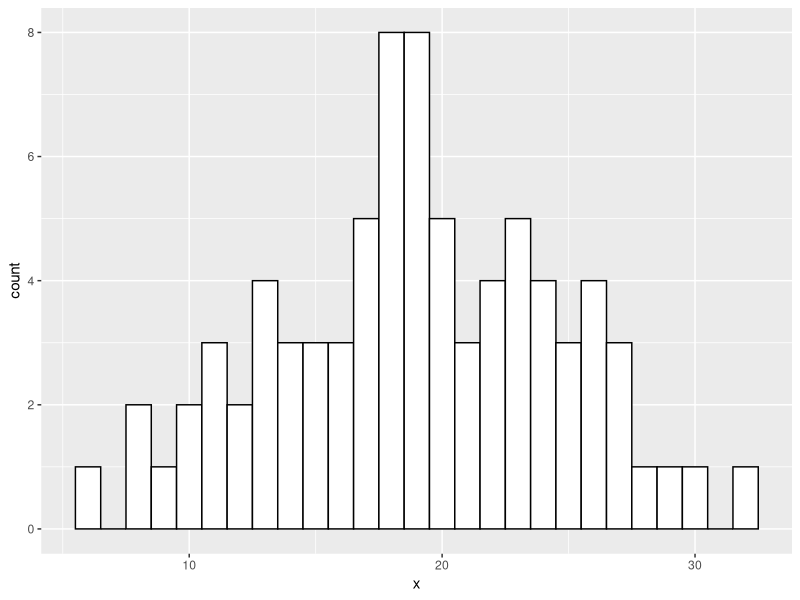
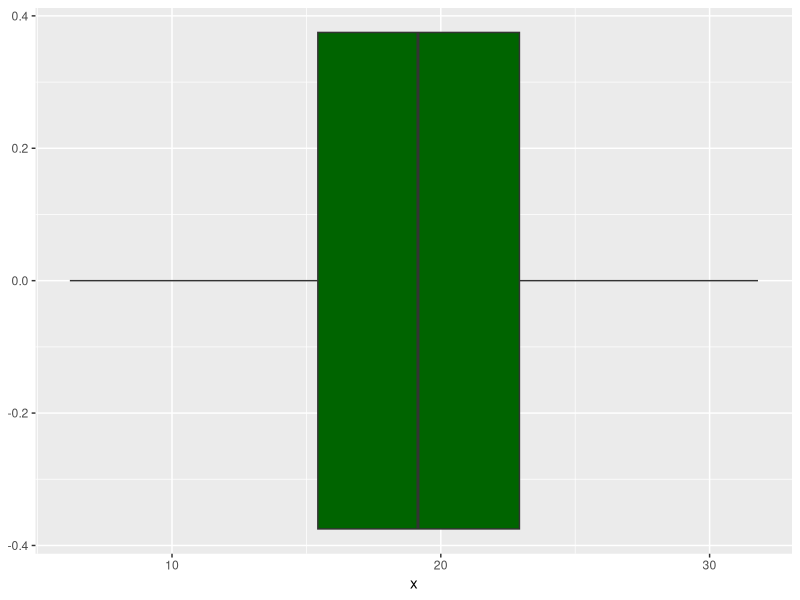

The R source for these figures, in order:
library(ggplot2)

x <- c(15.8, 22.7, 26.8, 19.1, 18.5, 14.4, 8.3, 25.9, 26.4, 9.8, 21.9, 10.5, 17.3, 6.2, 18.0, 22.9, 24.6, 19.4, 12.3, 15.9, 20.1, 17.0, 22.3, 27.5, 23.9, 17.5, 11.0, 20.4, 16.2, 20.8, 20.9, 21.4, 18.0, 24.3, 11.8, 17.9, 18.7, 12.8, 15.5, 19.2, 13.9, 28.6, 19.4, 21.6, 13.5, 24.6, 20.0, 24.1, 9.0, 17.6, 25.7, 20.1, 13.2, 23.7, 10.7, 19.0, 14.5, 18.1, 31.8, 28.5, 22.7, 15.2, 23.0, 29.6, 11.2, 14.7, 20.5, 26.6, 13.3, 18.1, 24.8, 26.1, 7.7, 22.5, 19.3, 19.4, 16.7, 16.9, 23.5, 18.4)

y = sort(x)
y 

#https://stackoverflow.com/questions/2547402/how-to-find-the-statistical-mode

Mode <- function(x) {
  ux <- unique(x)
  ux[which.max(tabulate(match(x, ux)))]
}

median(x)
Mode(x)
mean = mean(x)
mean
amplitude = y[80] - y[1]
amplitude
var = var(x) # Variancia de amostra (dividido por n-1)
var
std = sd(x) # Desvio padrão de amostra (dividido por n-1)
std

coef_var = var/mean # Coeficiente de variação = variância/média
coef_var

df <- as.data.frame(x)

hist <- ggplot(df, aes(x=x)) + 
  geom_histogram(binwidth=1, color="black", fill="white")

hist

boxplot <- ggplot(df, aes(x=x))+
            geom_boxplot(fill = "dark green")

boxplot

quantils <-quantile(y, c(0.25,0.5,0.75), type = 2) # Tipo 2 tira a média
quantils